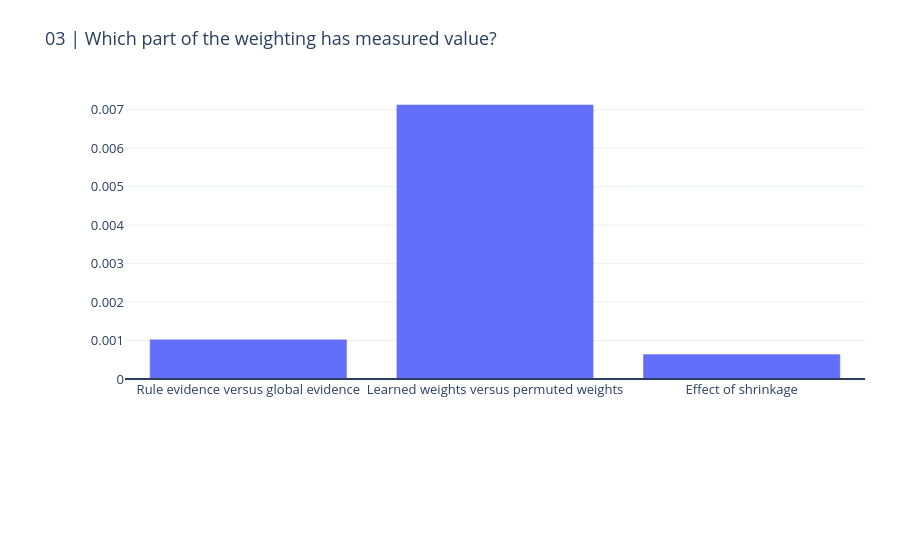
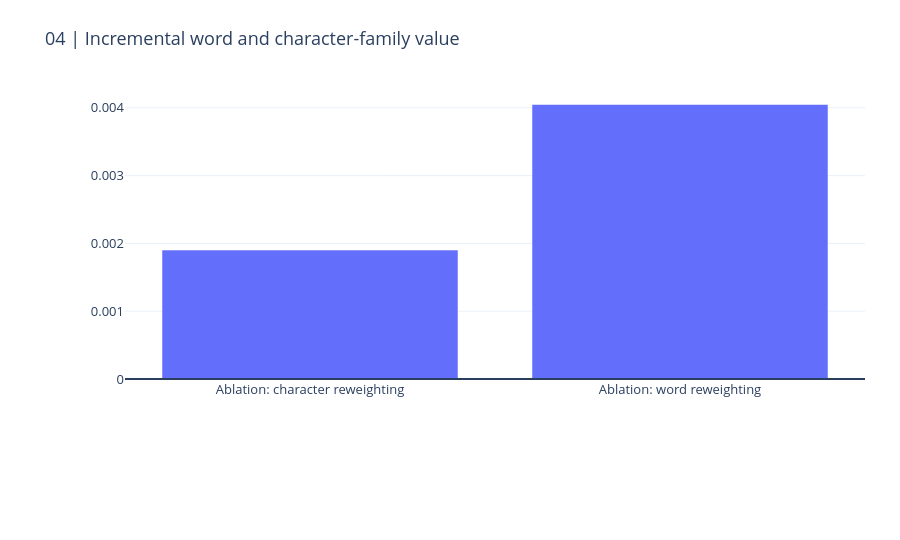

The notebook cell these images were saved under, in order:
### Markdown cell above
## 4. Does the learned association actually matter?

The primary must beat both the previous policy anchor and the matched weight-permutation control. Word/character removals identify conditional family value. Local-versus-global and shrunk-versus-unshrunk are mechanism diagnostics, not a chance to replace the registered primary.

### Code cell
display(pd.DataFrame(result["comparisons"]))
CHARTS[2].show(renderer="plotly_mimetype")
CHARTS[3].show(renderer="plotly_mimetype")

### Figure 1 — Plotly figure (JSON) as saved in the notebook; plotly's stock layout.template omitted (floating-point values rounded to 4 significant figures)
{"data": [{"type": "bar", "x": ["Rule evidence versus global evidence", "Learned weights versus permuted weights", "Effect of shrinkage"], "y": [0.001032, 0.007137, 0.0006471]}], "layout": {"font": {"size": 13}, "height": 540, "margin": {"b": 160, "l": 125, "r": 35, "t": 90}, "shapes": [{"type": "line", "x0": 0, "x1": 1, "xref": "x domain", "y0": 0, "y1": 0, "yref": "y"}], "title": {"text": "03 | Which part of the weighting has measured value?"}, "xaxis": {"automargin": true}, "yaxis": {"automargin": true}}}

### Figure 2 — Plotly figure (JSON) as saved in the notebook; plotly's stock layout.template omitted (floating-point values rounded to 4 significant figures)
{"data": [{"type": "bar", "x": ["Ablation: character reweighting", "Ablation: word reweighting"], "y": [0.001902, 0.004049]}], "layout": {"font": {"size": 13}, "height": 540, "margin": {"b": 160, "l": 125, "r": 35, "t": 90}, "shapes": [{"type": "line", "x0": 0, "x1": 1, "xref": "x domain", "y0": 0, "y1": 0, "yref": "y"}], "title": {"text": "04 | Incremental word and character-family value"}, "xaxis": {"automargin": true}, "yaxis": {"automargin": true}}}
